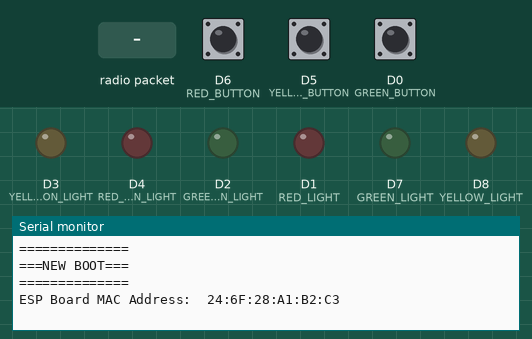
Recording of a sketch running on a simulated ESP8266 (NodeMCU). On the bench: output pins drawn as LEDs (lit = HIGH), the last lines printed to the serial monitor. The test bench sets the inputs (shaded band); at power-on: D6 (RED_BUTTON) HIGH, D5 (YELLOW_BUTTON) HIGH, D0 (GREEN_BUTTON) HIGH.

Above: at 1.2 s.
1.3 s: D6 (RED_BUTTON) pulled LOW for 0.15 s
At 1.39 s:
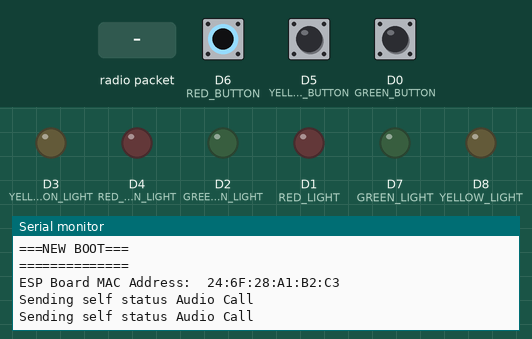
3.2 s: D5 (YELLOW_BUTTON) pulled LOW for 0.15 s
At 3.26 s:
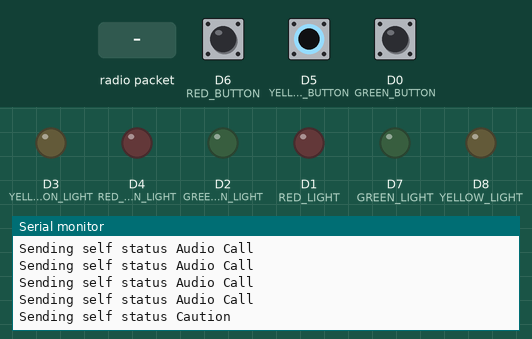
5.1 s: D0 (GREEN_BUTTON) pulled LOW for 0.15 s
At 5.13 s:
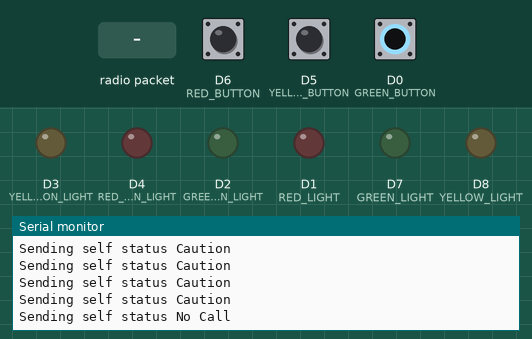
7.0 s: radio packet "1" arrives
8.5 s: D6 (RED_BUTTON) pulled LOW for 1 s
At 9.08 s:
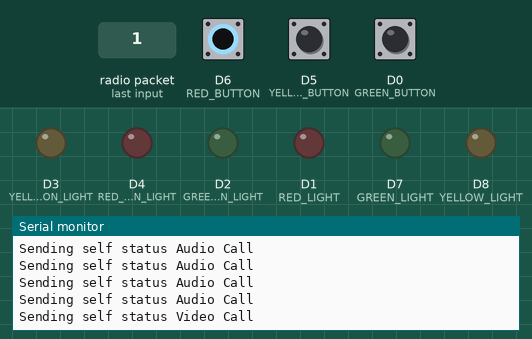

Measured:
- after the input at 1.3 s, the serial monitor: prints a new line at once (image 1)
- after the input at 3.2 s, the serial monitor: prints a new line after 0.05 s (image 2)
- after the input at 5.1 s, the serial monitor: prints a new line at once (image 3)
- after the input at 8.5 s, the serial monitor: prints a new line at once (image 4)

The sketch:

busy-light-1.0.0.ino
```cpp
#include <espnow.h>
#include <ESP8266WiFi.h>

#define RED_BUTTON_LIGHT D4
#define YELLOW_BUTTON_LIGHT D3
#define GREEN_BUTTON_LIGHT D2
#define RED_LIGHT D1
#define YELLOW_LIGHT D8
#define GREEN_LIGHT D7
#define RED_BUTTON D6
#define YELLOW_BUTTON D5
#define GREEN_BUTTON D0

const uint8_t BUTTON_LIGHTS[] = {
  RED_BUTTON_LIGHT,
  YELLOW_BUTTON_LIGHT,
  GREEN_BUTTON_LIGHT
};
const uint8_t STATUS_LIGHTS[] = { RED_LIGHT, YELLOW_LIGHT, GREEN_LIGHT };
const uint8_t BUTTONS[] = { RED_BUTTON, YELLOW_BUTTON, GREEN_BUTTON };

enum Status { NONE, NO_CALL, CAUTION, AUDIO_CALL, VIDEO_CALL };
Status selfStatus = NONE;
Status otherStatus = NONE;

// Toggle me to flash corresponding boxes
#if true
uint8_t BROADCAST_ADDRESS[] = {0x00, 0x00, 0x00, 0x00, 0x00, 0x00};
#else
uint8_t BROADCAST_ADDRESS[] = {0x00, 0x00, 0x00, 0x00, 0x00, 0x00};
#endif

unsigned char* ESPNOW_KEY = (unsigned char*) "your-16-char-encryption-key-here";
struct Broadcast { uint8_t status; bool confirm; };
Broadcast sendingStatus;
Broadcast sendingConfirmation;
bool receive = true;
int rebroadcastCounter = 0;
#define REBROADCAST_INTERVAL 100
#define HOLD_THRESHOLD 10
int heldCounter = 0;

void setup() {
  Serial.begin(9600);
  Serial.println("==============");
  Serial.println("===NEW BOOT===");
  Serial.println("==============");

  for(uint8_t buttonLight : BUTTON_LIGHTS) {
    pinMode(buttonLight, OUTPUT);
    digitalWrite(buttonLight, LOW);
  }
  for(uint8_t statusLight : STATUS_LIGHTS) {
    pinMode(statusLight, OUTPUT);
    digitalWrite(statusLight, LOW);
  }
  for(uint8_t button : BUTTONS) {
    pinMode(button, INPUT_PULLUP);
  }

  sendingStatus.status = NONE;
  sendingStatus.confirm = false;

  sendingConfirmation.status = NONE;
  sendingConfirmation.confirm = true;

  WiFi.mode(WIFI_STA);
  Serial.print("ESP Board MAC Address:  ");
  Serial.println(WiFi.macAddress());

  if (esp_now_init() != 0) {
    Serial.println("Error initializing ESP-NOW");
    return;
  }
  esp_now_set_self_role(ESP_NOW_ROLE_COMBO);
  esp_now_add_peer(
    BROADCAST_ADDRESS,
    ESP_NOW_ROLE_COMBO,
    1,
    ESPNOW_KEY,
    sizeof(ESPNOW_KEY)
  );
  esp_now_register_recv_cb(esp_now_recv_cb_t(readStatus));
}

void loop() {
  if (!digitalRead(GREEN_BUTTON))
    sendingStatus.status = NO_CALL;

  if (!digitalRead(YELLOW_BUTTON))
    sendingStatus.status = CAUTION;

  if (heldCounter > HOLD_THRESHOLD && !digitalRead(RED_BUTTON))
    sendingStatus.status = VIDEO_CALL;
  else if (!digitalRead(RED_BUTTON)) {
    heldCounter++;
    sendingStatus.status = AUDIO_CALL;
  } else
    heldCounter = 0;

  sendSelfStatus();
  delay(50);
}

void sendSelfStatus() {
  rebroadcastCounter++;
  if (rebroadcastCounter < REBROADCAST_INTERVAL && sendingStatus.status == selfStatus) return;
  rebroadcastCounter = 0;

  Serial.print("Sending self status ");
  Serial.println(getStatusStr((Status) sendingStatus.status));

  esp_now_send(
    BROADCAST_ADDRESS,
    (uint8_t *) &sendingStatus,
    sizeof(sendingStatus)
  );
}

void readStatus(uint8_t * mac, uint8_t * incomingData, uint8_t len) {
  if (((Broadcast*) incomingData)->confirm) {
    selfStatus = (Status) ((Broadcast*) incomingData)->status;
    Serial.print("Set self status ");
    Serial.println(getStatusStr(selfStatus));
    setButtonLights(selfStatus);
  } else {
    sendingConfirmation.status = ((Broadcast*) incomingData)->status;
    Serial.print("Sending other status ");
    Serial.println(getStatusStr((Status) sendingConfirmation.status));

    uint8_t result = esp_now_send(
      BROADCAST_ADDRESS,
      (uint8_t *) &sendingConfirmation,
      sizeof(sendingConfirmation)
    );
    if (result != 0) return;

    otherStatus = (Status) ((Broadcast*) incomingData)->status;

    Serial.print("Set other status ");
    Serial.println(getStatusStr(otherStatus));
    setStatusLights(otherStatus);
  }
}

// helpers

const char* getStatusStr(Status status) {
  switch (status) {
    case NO_CALL:
      return "No Call";
    case CAUTION:
      return "Caution";
    case AUDIO_CALL:
      return "Audio Call";
    case VIDEO_CALL:
      return "Video Call";
    default:
      return "None";
  }
}

void setButtonLights(Status status) {
  for (uint8_t light : BUTTON_LIGHTS)
    digitalWrite(light, LOW);

  switch (status) {
    case NO_CALL:
      digitalWrite(GREEN_BUTTON_LIGHT, HIGH);
      break;
    case CAUTION:
      digitalWrite(YELLOW_BUTTON_LIGHT, HIGH);
      break;
    case AUDIO_CALL:
      digitalWrite(RED_BUTTON_LIGHT, HIGH);
      break;
    case VIDEO_CALL:
      digitalWrite(YELLOW_BUTTON_LIGHT, HIGH);
      digitalWrite(RED_BUTTON_LIGHT, HIGH);
      break;
    default:
      break;
  }
}

void setStatusLights(Status status) {
  for (uint8_t light : STATUS_LIGHTS)
    digitalWrite(light, LOW);

  switch (status) {
    case NO_CALL:
      digitalWrite(GREEN_LIGHT, HIGH);
      break;
    case CAUTION:
      digitalWrite(YELLOW_LIGHT, HIGH);
      break;
    case AUDIO_CALL:
      digitalWrite(RED_LIGHT, HIGH);
      break;
    case VIDEO_CALL:
      digitalWrite(YELLOW_LIGHT, HIGH);
      digitalWrite(RED_LIGHT, HIGH);
      break;
    default:
      break;
  }
}
```
